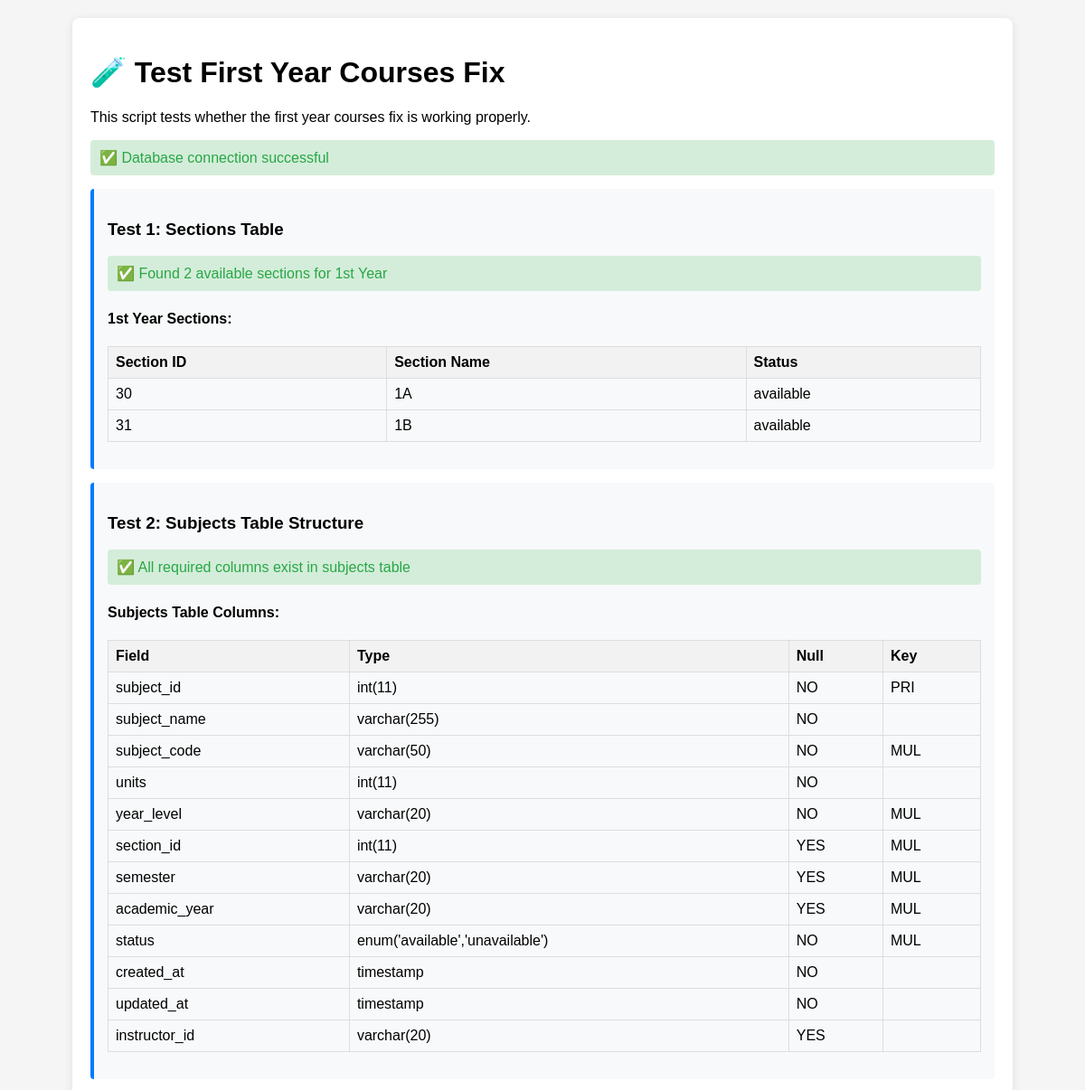
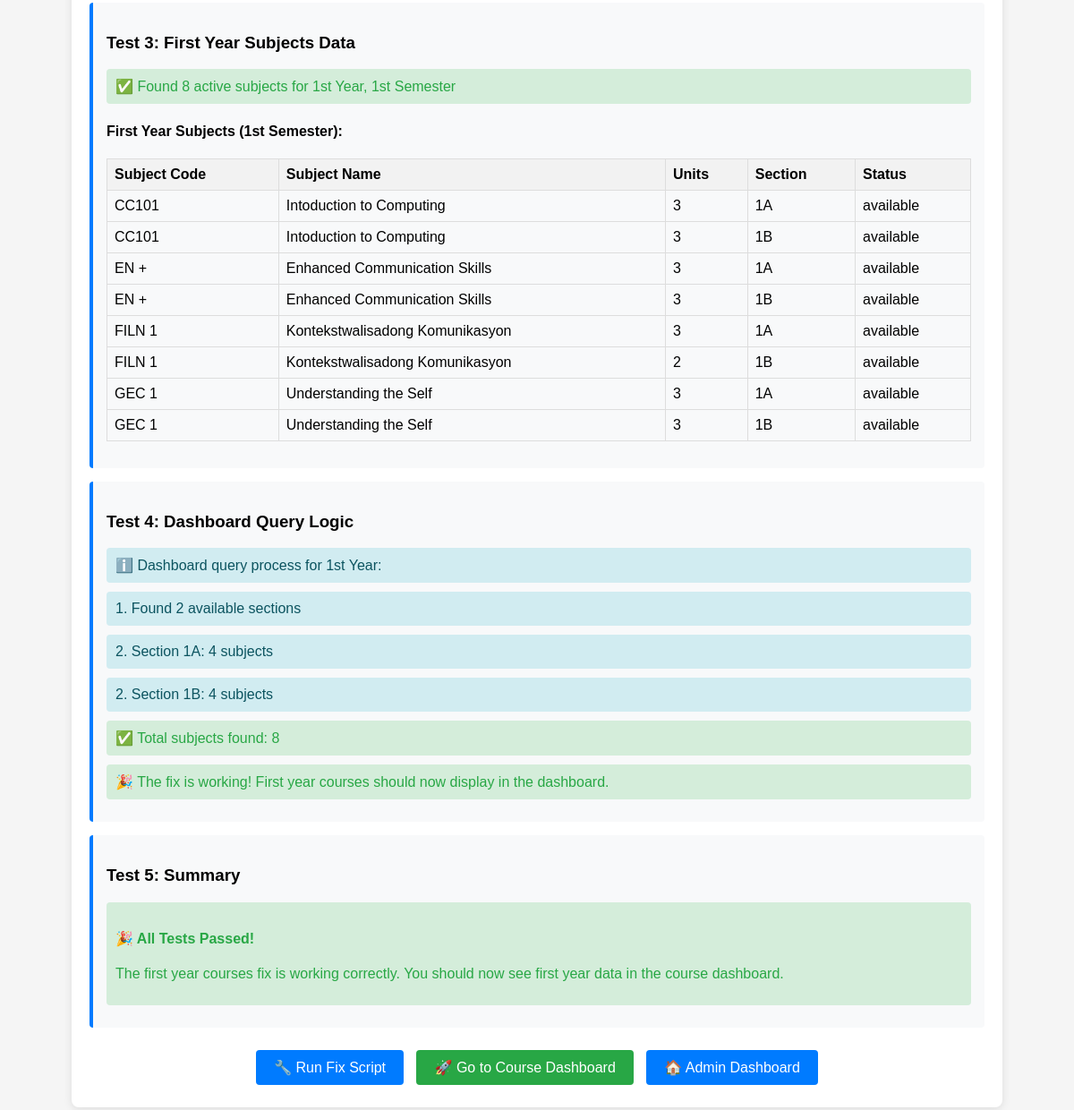
Screenshot of /test_first_year_fix.php with the database file from the repository (2 pictures, top to bottom).
### tables this page shows
CREATE TABLE `sections` (
  `section_id` int NOT NULL AUTO_INCREMENT,
  `section_name` varchar(100) NOT NULL,
  `year_level` varchar(20) NOT NULL,
  `status` enum('available','unavailable') NOT NULL DEFAULT 'available',
  `created_at` timestamp NOT NULL DEFAULT CURRENT_TIMESTAMP,
  `updated_at` timestamp NOT NULL DEFAULT CURRENT_TIMESTAMP ON UPDATE CURRENT_TIMESTAMP,
  PRIMARY KEY (`section_id`),
  UNIQUE KEY `section_year` (`section_name`,`year_level`)
);

CREATE TABLE `subjects` (
  `subject_id` int NOT NULL AUTO_INCREMENT,
  `subject_name` varchar(255) NOT NULL,
  `subject_code` varchar(50) NOT NULL,
  `units` int NOT NULL DEFAULT '3',
  `year_level` varchar(20) NOT NULL,
  `section_id` int DEFAULT NULL,
  `semester` varchar(20) DEFAULT 'first',
  `academic_year` varchar(20) DEFAULT '2024-2025',
  `status` enum('available','unavailable') NOT NULL DEFAULT 'available',
  `created_at` timestamp NOT NULL DEFAULT CURRENT_TIMESTAMP,
  `updated_at` timestamp NOT NULL DEFAULT CURRENT_TIMESTAMP ON UPDATE CURRENT_TIMESTAMP,
  `instructor_id` varchar(20) DEFAULT NULL,
  PRIMARY KEY (`subject_id`),
  KEY `subject_code` (`subject_code`),
  KEY `idx_subjects_semester` (`semester`),
  KEY `idx_subjects_year_semester` (`year_level`,`semester`),
  KEY `idx_year_level` (`year_level`),
  KEY `idx_semester` (`semester`),
  KEY `idx_academic_year` (`academic_year`),
  KEY `idx_status` (`status`),
  KEY `idx_subjects_section_id` (`section_id`),
  CONSTRAINT `fk_subjects_section` FOREIGN KEY (`section_id`) REFERENCES `sections` (`section_id`) ON DELETE SET NULL
);

### config/database.php (called while the page is built, shortened)
<?php
class Database {
    private $host = DB_HOST;
    private $user = DB_USER;
    private $pass = DB_PASS;
    private $dbname = DB_NAME;
    private $dbh;
    private $stmt;
    public function __construct() {
        $dsn = 'mysql:host=' . $this->host . ';dbname=' . $this->dbname;
        $options = array(
            PDO::ATTR_PERSISTENT => true,
            PDO::ATTR_ERRMODE => PDO::ERRMODE_EXCEPTION
        );
        try {
            $this->dbh = new PDO($dsn, $this->user, $this->pass, $options);
        } catch(PDOException $e) {
            $this->error = $e->getMessage();
            throw new Exception("Database connection failed: " . $e->getMessage());
        }
    }
    public function query($query) {
        $this->stmt = $this->dbh->prepare($query);
    }
    public function bind($param, $value, $type = null) {
        if (is_null($type)) {
            switch (true) {
                case is_int($value):
                    $type = PDO::PARAM_INT;
                    break;
            }
        }
        $this->stmt->bindValue($param, $value, $type);
    }
    public function execute() {
        return $this->stmt->execute();
    }
    public function resultset() {
        $this->execute();
        return $this->stmt->fetchAll(PDO::FETCH_ASSOC);
    }
    public function single() {
        $this->execute();
        return $this->stmt->fetch(PDO::FETCH_ASSOC);
    }
}

### test_first_year_fix.php (the view, shortened to what this page needs)
<?php
require_once 'config/database.php';
echo "<!DOCTYPE html>
<html lang='en'>
<head>
    <meta charset='UTF-8'>
    <meta name='viewport' content='width=device-width, initial-scale=1.0'>
    <title>Test First Year Courses Fix</title>
    <style>
        body { font-family: Arial, sans-serif; margin: 20px; background: #f5f5f5; }
        .container { max-width: 1000px; margin: 0 auto; background: white; padding: 20px; border-radius: 8px; box-shadow: 0 2px 10px rgba(0,0,0,0.1); }
        .success { color: #28a745; background: #d4edda; padding: 10px; border-radius: 4px; margin: 10px 0; }
        .error { color: #dc3545; background: #f8d7da; padding: 10px; border-radius: 4px; margin: 10px 0; }
        .warning { color: #856404; background: #fff3cd; padding: 10px; border-radius: 4px; margin: 10px 0; }
        .info { color: #0c5460; background: #d1ecf1; padding: 10px; border-radius: 4px; margin: 10px 0; }
        .test-section { background: #f8f9fa; padding: 15px; border-radius: 4px; margin: 15px 0; border-left: 4px solid #007bff; }
        table { width: 100%; border-collapse: collapse; margin: 15px 0; }
        th, td { border: 1px solid #ddd; padding: 8px; text-align: left; }
        th { background: #f2f2f2; }
        .btn { background: #007bff; color: white; padding: 10px 20px; border: none; border-radius: 4px; cursor: pointer; text-decoration: none; display: inline-block; margin: 5px; }
        .btn:hover { background: #0056b3; }
        .btn-success { background: #28a745; }
        .btn-success:hover { background: #1e7e34; }
    </style>
</head>
<body>
    <div class='container'>
        <h1>🧪 Test First Year Courses Fix</h1>
        <p>This script tests whether the first year courses fix is working properly.</p>";
try {
    $database = new Database();
    echo "<div class='success'>✅ Database connection successful</div>";
    echo "<div class='test-section'>
        <h3>Test 1: Sections Table</h3>";
    $database->query("SELECT COUNT(*) as count FROM sections WHERE year_level = '1st Year' AND status = 'available'");
    $database->execute();
    $firstYearSections = $database->single();
    if ($firstYearSections['count'] > 0) {
        echo "<div class='success'>✅ Found " . $firstYearSections['count'] . " available sections for 1st Year</div>";
        $database->query("SELECT * FROM sections WHERE year_level = '1st Year' AND status = 'available' ORDER BY section_name");
        $database->execute();
        $sections = $database->resultset();
        echo "<h4>1st Year Sections:</h4>
        <table>
            <tr><th>Section ID</th><th>Section Name</th><th>Status</th></tr>";
        foreach ($sections as $section) {
            echo "<tr>
                <td>{$section['section_id']}</td>
                <td>{$section['section_name']}</td>
                <td>{$section['status']}</td>
            </tr>";
        }
        echo "</table>";
    } else {
        echo "<div class='error'>❌ No available sections found for 1st Year</div>";
    }
    echo "</div>";
    echo "<div class='test-section'>
        <h3>Test 2: Subjects Table Structure</h3>";
    $database->query("DESCRIBE subjects");
    $database->execute();
    $columns = $database->resultset();
    $missingColumns = [];
    if (empty($missingColumns)) {
        echo "<div class='success'>✅ All required columns exist in subjects table</div>";
    } else {
        echo "<div class='error'>❌ Missing columns: " . implode(', ', $missingColumns) . "</div>";
    }
    echo "<h4>Subjects Table Columns:</h4>
    <table>
        <tr><th>Field</th><th>Type</th><th>Null</th><th>Key</th></tr>";
    foreach ($columns as $column) {
        echo "<tr>
            <td>{$column['Field']}</td>
            <td>{$column['Type']}</td>
            <td>{$column['Null']}</td>
            <td>{$column['Key']}</td>
        </tr>";
    }
    echo "</table></div>";
    echo "<div class='test-section'>
        <h3>Test 3: First Year Subjects Data</h3>";
    $database->query("SELECT s.*, sec.section_name
                     FROM subjects s
                     LEFT JOIN sections sec ON s.section_id = sec.section_id
                     WHERE s.year_level = '1st Year' AND s.semester = 'first' AND s.status = 'available'");
    $database->execute();
    $firstYearSubjects = $database->resultset();
    if (count($firstYearSubjects) > 0) {
        echo "<div class='success'>✅ Found " . count($firstYearSubjects) . " active subjects for 1st Year, 1st Semester</div>";
        echo "<h4>First Year Subjects (1st Semester):</h4>
        <table>
            <tr><th>Subject Code</th><th>Subject Name</th><th>Units</th><th>Section</th><th>Status</th></tr>";
        foreach ($firstYearSubjects as $subject) {
            $sectionName = $subject['section_name'] ?? 'N/A';
            echo "<tr>
                <td>{$subject['subject_code']}</td>
                <td>{$subject['subject_name']}</td>
                <td>{$subject['units']}</td>
                <td>{$sectionName}</td>
                <td>{$subject['status']}</td>
            </tr>";
        }
        echo "</table>";
    }
    echo "</div>";
    echo "<div class='test-section'>
        <h3>Test 4: Dashboard Query Logic</h3>";
    $database->query("SELECT section_id, section_name FROM sections WHERE year_level = '1st Year' AND status = 'available' ORDER BY section_name");
    $database->execute();
    $availableSections = $database->resultset();
    echo "<div class='info'>ℹ️ Dashboard query process for 1st Year:</div>";
    echo "<div class='info'>1. Found " . count($availableSections) . " available sections</div>";
    if (count($availableSections) > 0) {
        $totalSubjects = 0;
        foreach ($availableSections as $section) {
            $database->query("SELECT COUNT(*) as count FROM subjects
                            WHERE status = 'available' AND year_level = '1st Year' AND semester = 'first' AND section_id = :section_id");
            $database->bind(':section_id', $section['section_id']);
            $database->execute();
            $subjectCount = $database->single();
            echo "<div class='info'>2. Section {$section['section_name']}: {$subjectCount['count']} subjects</div>";
            $totalSubjects += $subjectCount['count'];
        }
        echo "<div class='success'>✅ Total subjects found: {$totalSubjects}</div>";
        if ($totalSubjects > 0) {
            echo "<div class='success'>🎉 The fix is working! First year courses should now display in the dashboard.</div>";
        } else {
            echo "<div class='warning'>⚠️ Sections exist but no subjects are assigned to them</div>";
        }
    } else {
        echo "<div class='error'>❌ No available sections found for 1st Year</div>";
    }
    echo "</div>";
    echo "<div class='test-section'>
        <h3>Test 5: Summary</h3>";
    $allTestsPassed = true;
    if ($allTestsPassed) {
        echo "<div class='success'>
            <h4>🎉 All Tests Passed!</h4>
            <p>The first year courses fix is working correctly. You should now see first year data in the course dashboard.</p>
        </div>";
    }
    echo "</div>";
    echo "<div style='margin-top: 20px; text-align: center;'>
        <a href='fix_first_year_courses.php' class='btn'>🔧 Run Fix Script</a>
        <a href='dashboards/admin/Courses-dashboard.php' class='btn btn-success'>🚀 Go to Course Dashboard</a>
        <a href='dashboards/admin/dashboard.php' class='btn'>🏠 Admin Dashboard</a>
    </div>";
} catch (Exception $e) {
    echo "<div class='error'>
        <h3>❌ Error Occurred</h3>
        <p><strong>Error:</strong> " . htmlspecialchars($e->getMessage()) . "</p>
        <p><strong>File:</strong> " . htmlspecialchars($e->getFile()) . "</p>
        <p><strong>Line:</strong> " . htmlspecialchars($e->getLine()) . "</p>
    </div>";
    echo "<div style='margin-top: 20px; text-align: center;'>
        <a href='fix_first_year_courses.php' class='btn'>🔧 Run Fix Script</a>
    </div>";
}
echo "</div></body></html>";
?>

### test_first_year_fix.php (style rules this page uses)
body { font-family: Arial, sans-serif; margin: 20px; background: #f5f5f5; }
.container { max-width: 1000px; margin: 0 auto; background: white; padding: 20px; border-radius: 8px; box-shadow: 0 2px 10px rgba(0,0,0,0.1); }
.success { color: #28a745; background: #d4edda; padding: 10px; border-radius: 4px; margin: 10px 0; }
.info { color: #0c5460; background: #d1ecf1; padding: 10px; border-radius: 4px; margin: 10px 0; }
.test-section { background: #f8f9fa; padding: 15px; border-radius: 4px; margin: 15px 0; border-left: 4px solid #007bff; }
table { width: 100%; border-collapse: collapse; margin: 15px 0; }
th, td { border: 1px solid #ddd; padding: 8px; text-align: left; }
th { background: #f2f2f2; }
.btn { background: #007bff; color: white; padding: 10px 20px; border: none; border-radius: 4px; cursor: pointer; text-decoration: none; display: inline-block; margin: 5px; }
.btn-success { background: #28a745; }

### rows the page displays
sections: section_id "30", section_name "1A", status "available", count "4"
sections: section_id "31", section_name "1B", status "available", count "4"
subjects: subject_code "CC101", subject_name "Intoduction to Computing", units "3", section.section_name "1A", status "available"
subjects: subject_code "CC101", subject_name "Intoduction to Computing", units "3", section.section_name "1B", status "available"
subjects: subject_code "EN +", subject_name "Enhanced Communication Skills", units "3", section.section_name "1A", status "available"
subjects: subject_code "EN +", subject_name "Enhanced Communication Skills", units "3", section.section_name "1B", status "available"
subjects: subject_code "FILN 1", subject_name "Kontekstwalisadong Komunikasyon", units "3", section.section_name "1A", status "available"
subjects: subject_code "FILN 1", subject_name "Kontekstwalisadong Komunikasyon", units "2", section.section_name "1B", status "available"
subjects: subject_code "GEC 1", subject_name "Understanding the Self", units "3", section.section_name "1A", status "available"
subjects: subject_code "GEC 1", subject_name "Understanding the Self", units "3", section.section_name "1B", status "available"

### other values shown
$firstYearSections['count'] "2"
$column['Field'] "subject_id"
$column['Type'] "int(11)"
$column['Null'] "NO"
$column['Key'] "PRI"
$column['Field'] "subject_name"
$column['Type'] "varchar(255)"
$column['Field'] "subject_code"
$column['Type'] "varchar(50)"
$column['Key'] "MUL"
$column['Field'] "units"
$column['Field'] "year_level"
$column['Type'] "varchar(20)"
$column['Field'] "section_id"
$column['Null'] "YES"
